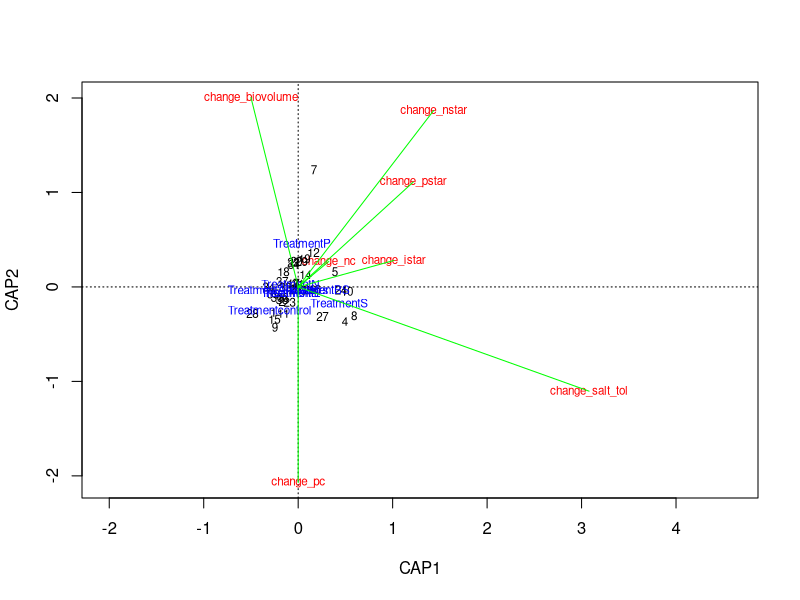
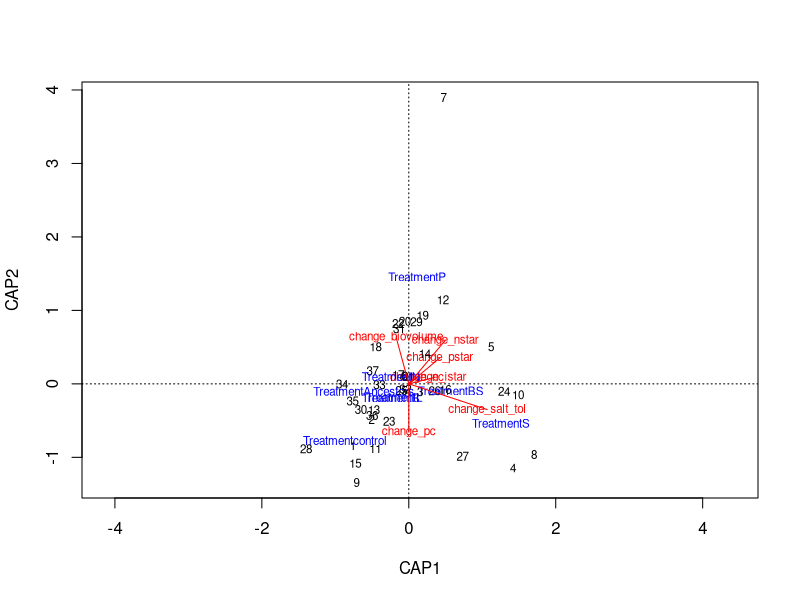
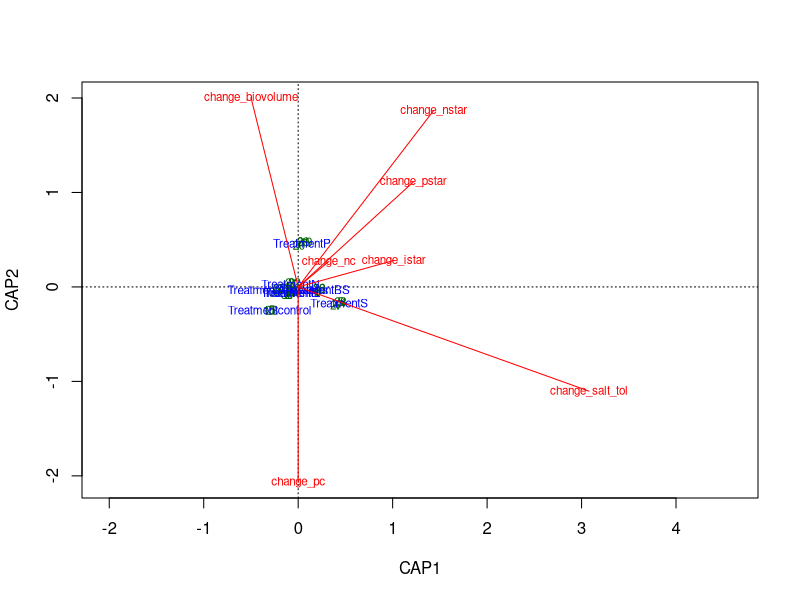
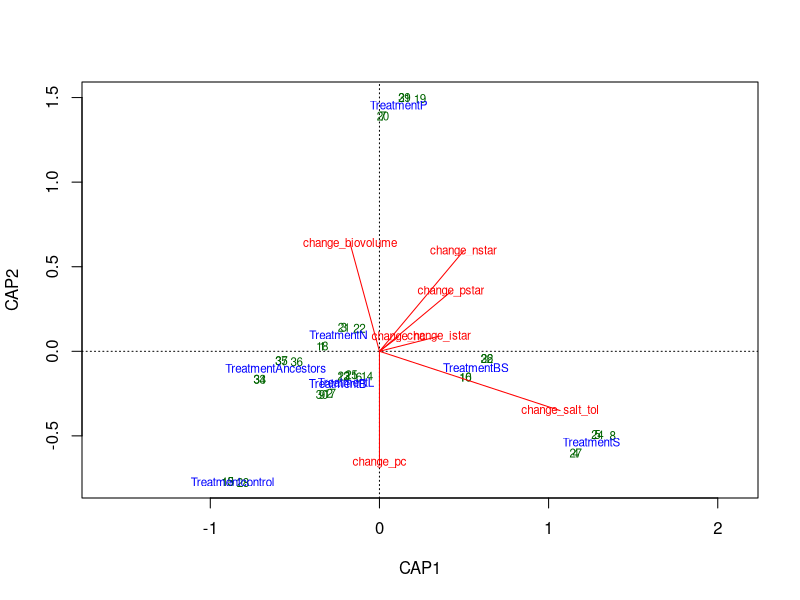
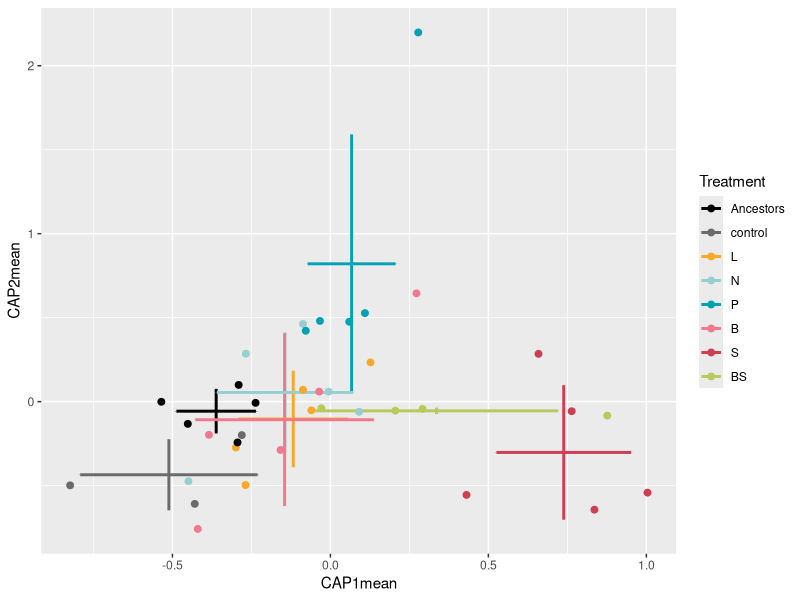

Here is the R script that generated these plots, in order: (Note: this script raises an error after producing the figures.)



### RDA plots with the trait changes relative to the ancestor


library(tidyverse)
library(cowplot)
library(vegan)
library(here)
library(broom)

cbbPalette <- c("black", "#6b6b6b", "#f9a729", "#97cfd0", "#00a2b3", "#f1788d", "#cf3e53", "#b9ca5d")

all_sizes3 <- read_csv("data-processed/all_cell_sizes_low_resources.csv")

light_monod <- read_csv("data-processed/light-monod-params-direct.csv")

salt_tol_CI <- read_csv("data-processed/salt-tol-CI-boot-12.csv") %>% 
	mutate(treatment = factor(treatment,
							  levels=c("Ancestors", "C", "L", "N",
							  		 "P", "B", "S", "BS"))) %>% 
	mutate(diversity = ifelse(ancestor_id == "cc1690", "Genotypically diverse", "Isoclonal")) %>% 
	select(treatment, ancestor_id, population, change_salt_tol_mean) %>% 
	dplyr::rename(salt_tol = change_salt_tol_mean)
library(dplyr)

ancestors <- all_sizes3 %>% 
	filter(treatment %in% c("Ancestors")) %>% 
	dplyr::rename(ancestor_pstar = p_star) %>% 
	dplyr::rename(ancestor_istar = i_star) %>% 
	dplyr::rename(ancestor_nstar = n_star) %>% 
	dplyr::rename(ancestor_biovolume = phosphate_biovolume) %>% 
	dplyr::rename(ancestor_pc = pc) %>% 
	dplyr::rename(ancestor_nc = nc) %>% 
	select(ancestor_id, contains("ancestor"))

### how what was the % change relative to ancestors?
prot_table <- left_join(all_sizes3, ancestors) %>% 
	left_join(., salt_tol_CI) %>% 
	mutate(change_salt_tol = salt_tol) %>% 
	mutate(change_pstar = (((ancestor_pstar - p_star)/ancestor_pstar)*-100)) %>% 
	mutate(change_istar = (ancestor_istar - i_star)/ancestor_istar*-100) %>% 
	mutate(change_nstar = (ancestor_nstar - n_star)/ancestor_nstar*-100) %>%
	mutate(change_pc = scale(ancestor_pc - pc, center = FALSE)) %>% 
	mutate(change_nc = scale(ancestor_nc - nc, center = FALSE)) %>% 
	mutate(change_biovolume = scale(ancestor_biovolume - phosphate_biovolume, center = FALSE)) %>% 
	# filter(treatment != "Ancestors") %>% 
	select(contains("change"), ancestor_id, treatment, -contains("fold")) %>%
	dplyr::rename(Strain = ancestor_id) %>% 
	dplyr::rename(Treatment = treatment) %>% 
	mutate(Treatment = str_replace(Treatment, "C", "control")) %>% 
	mutate(Treatment = factor(Treatment,
							  levels=c("Ancestors", "control", "L", "N",
							  		 "P", "B", "S", "BS"))) %>% 
	mutate(change_salt_tol = ifelse(Treatment == "Ancestors", 0, change_salt_tol))

## check for % change in salt tolerance

salts <- read_csv("data-processed/salt-tolerances-sigmoid.csv") 

salt_anc <- salts %>% 
	filter(treatment == "A") %>% 
	dplyr::rename(ancestor_salt_tol = salt_tolerance) %>% 
	select(ancestor_id, ancestor_salt_tol)

salts2 <- left_join(salts, salt_anc)

salts2 %>% 
	mutate(change_salt_tol = (ancestor_salt_tol - salt_tolerance)/ancestor_salt_tol*-100) %>% 
	filter(treatment %in% c("S", "BS")) %>% View




prot_table <- left_join(all_sizes3, ancestors) %>% 
	left_join(., salt_tol_CI) %>% 
	mutate(change_salt_tol = scale(salt_tol, center = FALSE)) %>% 
	mutate(change_pstar = scale(ancestor_pstar - p_star, center = FALSE)) %>% 
	mutate(change_istar = scale(ancestor_istar - i_star, center = FALSE)) %>% 
	mutate(change_nstar = scale(ancestor_nstar - n_star, center = FALSE)) %>% 
	mutate(change_pc = scale(ancestor_pc - pc, center = FALSE)) %>% 
	mutate(change_nc = scale(ancestor_nc - nc, center = FALSE)) %>% 
	mutate(change_biovolume = scale(ancestor_biovolume - phosphate_biovolume, center = FALSE)) %>% 
	# filter(treatment != "Ancestors") %>% 
	select(contains("change"), ancestor_id, treatment, -contains("fold")) %>% 
	dplyr::rename(Strain = ancestor_id) %>% 
	dplyr::rename(Treatment = treatment) %>% 
	mutate(Treatment = str_replace(Treatment, "C", "control")) %>% 
	mutate(Treatment = factor(Treatment,
							  levels=c("Ancestors", "control", "L", "N",
							  		 "P", "B", "S", "BS"))) %>% 
	mutate(change_salt_tol = ifelse(Treatment == "Ancestors", 0, change_salt_tol))

allsizes5 <- left_join(all_sizes3, ancestors) %>% 
	mutate(change_pstar = ancestor_pstar - p_star) %>% 
	mutate(change_istar = ancestor_istar - i_star) %>% 
	mutate(change_nstar = ancestor_nstar - n_star) %>% 
	mutate(change_pc = ancestor_pc - pc) %>% 
	mutate(change_nc = ancestor_nc - nc) %>% 
	mutate(change_biovolume = ancestor_biovolume - phosphate_biovolume) %>% 
	select(population, treatment, ancestor_id, p_star, ancestor_pstar, change_pstar, everything()) %>% 
	select(population, treatment, ancestor_id, phosphate_biovolume, ancestor_biovolume, change_biovolume, everything()) 

spe <- dplyr::select(prot_table, -Treatment, -Strain)
FULL.cap <- capscale(spe ~ Treatment + Condition(Strain), data=prot_table)
FULL.cap_str <- capscale(spe ~ Strain + Condition(Treatment), data=prot_table)

library(vegan)
anova.cca(FULL.cap, by = "axis", step = 1000)
anova.cca(FULL.cap, step = 1000)

coef(FULL.cap) ### gives the the equivalent of regression coefficients for each explanatory variable
# on each canonical axis

RsquareAdj(FULL.cap)$adj.r.squared
RsquareAdj(FULL.cap)$r.squared

summary(FULL.cap)

plot(FULL.cap, scaling = 1)
full.sc <- scores(FULL.cap, choices = 1:2, scaling = 1, display = "sp")
arrows(0, 0, full.sc[,1], full.sc[,2], length = 0, lty = 1, col = "green")

plot(FULL.cap, scaling = 2)
full2.sc <- scores(FULL.cap, choices = 1:2, display = "sp")
arrows(0, 0, full2.sc[,1], full2.sc[,2], length = 0, lty = 1, col = "red")

plot(FULL.cap, scaling = 1, display = c("sp", "lc", "cn"))
arrows(0, 0, full.sc[,1], full.sc[,2], length = 0, lty = 1, col = "red")

plot(FULL.cap, scaling = 2, display = c("sp", "lc", "cn"))
arrows(0, 0, full2.sc[,1], full2.sc[,2], length = 0, lty = 1, col = "red")

color_column <- "Treatment"
CAP1 <- scores(FULL.cap, display="wa", scaling=3)[,1]
CAP2 <- scores(FULL.cap, display="wa", scaling=3)[,2]
Res.dim <- as.data.frame(scores(FULL.cap, display="wa", scaling=3)[,1:2])
Res.dim$Strain <- prot_table$Strain
Res.dim$Treatment <- prot_table$Treatment
Res.dim
write_csv(Res.dim, "data-processed/RDA-scores-trait-change.csv")

dims <- Res.dim

dims_summary <- dims %>% dplyr::group_by(Treatment) %>% 
	summarise(CAP1mean=mean(CAP1), CAP2mean=mean(CAP2), CAP1sd=sd(CAP1), CAP2sd=sd(CAP2))


length(unique(dims_summary$Treatment))
length(unique(dims$Treatment))

		ggplot() + 
		geom_errorbar(aes(x = CAP1mean, ymin = CAP2mean - CAP2sd, ymax = CAP2mean + CAP2sd, color = Treatment), width = 0, data = dims_summary, size = 1) +
		geom_errorbarh(aes(y = CAP2mean, xmin = CAP1mean - CAP1sd, xmax = CAP1mean + CAP1sd, color = Treatment), width = 0, data = dims_summary, size = 1) +
			geom_point(aes(x = CAP1, y = CAP2, color = Treatment), data = dims, size = 2) +
		scale_colour_manual(values=cbbPalette) 
	
	
	
	# geom_point(data=Res.dim, aes(x=CAP1, y= CAP2, color=color_column)) +
	geom_errorbarh(aes(y = CAP2, xmin = CAP1mean - CAP1sd, xmax = CAP1mean + CAP1sd)) +
	geom_errorbar(aes(ymin = CAP2mean - CAP2sd, ymax = CAP2mean + CAP2sd), width = 0) +
	scale_colour_manual(values=cbbPalette) 
ggsave("figures/rda-trait-change-rel-ancestors-salt.png", width = 8, height = 6)


## ok now let's get the angles and distances of each treatment centroid from the Ancestor centroid

View(dims_summary)
ancestor_y <- dims_summary$CAP2mean[dims_summary$Treatment == "Ancestors"]
ancestor_x <- dims_summary$CAP1mean[dims_summary$Treatment == "Ancestors"]

dims_anc <- dims_summary %>% 
	mutate(new_x = CAP1mean - ancestor_x) %>% 
	mutate(new_y = CAP2mean - ancestor_y)

View(dims_anc)

angs_dist <- dims_anc %>% 
	mutate(angle = atan2(new_y, new_x)*(180/pi)) %>% 
	mutate(distance = sqrt((new_x^2) + (new_y^2)))

angs_dist %>% 
	ggplot(aes(x = angle, y = distance, color = Treatment)) + 
	geom_point(size = 2) + 
	geom_segment(aes(x = 0, y = 0, xend = angle, yend = distance, color = Treatment)) + 
	# coord_polar(theta="x", start= -135) +
	xlim(-180, 180) + 
	# scale_x_continuous(breaks = c(0, 90, 180)) +
	scale_colour_manual(values=cbbPalette) + theme_bw() + xlab("Angle from ancestor centroid") +
	ylab("Distance from ancestor centroid")
ggsave("figures/angle-distance-plot-rda-non-polar.png", width = 8, height = 6)
	

ggplot() +
	geom_point(data=rda_norm, aes(x=Angle, y=Dist, color=Treatment)) + 
	geom_point(data=rda_means,
			   aes(x=Mean_angle, y=Mean_dist, color=Treatment), size = 5) +
	coord_polar(theta="x", start=0) +
	scale_colour_manual(values=cbbPalette)


### joey's significance tests
dist_test_cap2 <- aov(lm(CAP2~Treatment, data=Res.dim))
TukeyHSD(dist_test_cap2)


dist_test_cap1 <- aov(lm(CAP1~Treatment, data=Res.dim))
TukeyHSD(dist_test_cap1)

# Test for significant differences between Strains and Treatments
anova(FULL.cap, data=prot_table) # Treatments: p < 0.001
anova(FULL.cap_str, data=prot_table) # Strains: p = 0.762

cos(150*pi/180)


### now the raw trait associations
library(vegan)
library(tidyverse)
all_sizes3 <- read_csv("data-processed/all_cell_sizes_low_resources.csv") ### ok this has the old R*s
salt_tolerances <- read_csv("data-processed/salt-tolerances-sigmoid.csv") %>% 
	select(population, salt_tolerance)
m <- 0.56

nmonod <- read.csv("data-processed/nitrate-monod-params-bootstrap.csv") %>% 
	mutate(population = as.character(population_index)) %>% 
	mutate(n_star = ks*m/(umax-m)) %>% 
	dplyr::rename(n_umax = umax,
		   n_ks = ks) %>% 
	group_by(population) %>% 
	summarise_each(funs(mean), n_star, n_umax, n_ks)
pmonod <- read.csv("data-processed/phosphate-monod-params-bootstrap.csv") %>% 
	mutate(population = as.character(population_index)) %>% 
	mutate(p_star = ks*m/(umax-m)) %>% 
	dplyr::rename(p_umax = umax,
		   p_ks = ks) %>% 
	group_by(population) %>% 
	summarise_each(funs(mean), p_star, p_umax, p_ks)
imonod <- read.csv("data-processed/light_monod_params_bootstrapped.csv") %>% 
	mutate(population = as.character(population_index)) %>% 
	mutate(i_star = ks*m/(umax-m)) %>% 
	dplyr::rename(i_umax = umax,
		   i_ks = ks) %>% 
	group_by(population) %>% 
	summarise_each(funs(mean), i_star, i_umax, i_ks)

all_sizes4 <- all_sizes3 %>% 
	select(-p_ks, -p_umax, -p_star, -n_ks, -n_umax, -n_star, -light_umax, -i_star)

### note to self -- find out why the bootstrapped R*s are different than the estimated ones.
traits <- left_join(all_sizes4, salt_tolerances) %>% 
	left_join(imonod) %>% 
	left_join(pmonod) %>% 
	left_join(nmonod)


prot_table <- traits %>% 
	mutate(salt_tolerance = scale(salt_tolerance, center = FALSE)) %>% 
	mutate(pstar = scale(p_star, center = FALSE)) %>% 
	mutate(istar = scale(i_star, center = FALSE)) %>% 
	mutate(nstar = scale(n_star, center = FALSE)) %>% 
	mutate(pc = scale(pc, center = FALSE)) %>% 
	mutate(nc = scale(nc, center = FALSE)) %>% 
	mutate(cons_vector_new = scale(cons_vector_new, center = FALSE)) %>% 
	mutate(pbiovolume = scale(phosphate_biovolume, center = FALSE)) %>% 
	mutate(nbiovolume = scale(nitrate_biovolume, center = FALSE)) %>% 
	mutate(lbiovolume = scale(light_biovolume, center = FALSE)) %>% 
	# select(ancestor_id, treatment, salt_tolerance, pstar, nstar, istar, pc, nc, biovolume, cons_vector_new) %>%
	select(ancestor_id, treatment, salt_tolerance, pstar, nstar, istar, cons_vector_new, pbiovolume) %>%
	dplyr::rename(Strain = ancestor_id) %>% 
	dplyr::rename(Treatment = treatment) %>% 
	mutate(Treatment = str_replace(Treatment, "C", "control")) %>% 
	mutate(Treatment = factor(Treatment,
							  levels=c("Ancestors", "control", "L", "N",
							  		 "P", "B", "S", "BS"))) 


spe <- dplyr::select(prot_table, -Treatment, -Strain)
FULL.cap <- capscale(spe ~ Treatment + Condition(Strain), data=prot_table)
# FULL.cap <- capscale(spe ~ Treatment, data=prot_table)
FULL.cap_str <- capscale(spe ~ Strain + Condition(Treatment), data=prot_table)

anova.cca(FULL.cap, by = "axis", step = 1000)
anova.cca(FULL.cap)

coef(FULL.cap) ### gives the the equivalent of regression coefficients for each explanatory variable
# on each canonical axis

RsquareAdj(FULL.cap)$adj.r.squared
RsquareAdj(FULL.cap)$r.squared

summary(FULL.cap)


# Test for significant differences between Strains and Treatments
anova(FULL.cap, data=prot_table) # Treatments: p < 0.001
anova(FULL.cap_str, data=prot_table) # Strains: p = 0.762

dist_test_cap2 <- aov(lm(CAP2~Treatment, data=Res.dim))
summary(dist_test_cap2)
TukeyHSD(dist_test_cap2)

dist_test_cap1 <- aov(lm(CAP1~Treatment, data=Res.dim))
summary(dist_test_cap1)
TukeyHSD(dist_test_cap1)


color_column <- "Treatment"
CAP1 <- scores(FULL.cap, display="wa", scaling=3)[,1]
CAP2 <- scores(FULL.cap, display="wa", scaling=3)[,2]
Res.dim <- as.data.frame(scores(FULL.cap, display="wa", scaling=3)[,1:2])
Res.dim$Strain <- prot_table$Strain
Res.dim$Treatment <- prot_table$Treatment
Res.dim





dims <- Res.dim

library(tidyverse)
dims_summary <- dims %>% 
	dplyr::group_by(Treatment) %>% 
	summarise(CAP1mean=mean(CAP1), CAP2mean=mean(CAP2), CAP1sd=sd(CAP1), CAP2sd=sd(CAP2)) %>% 
	mutate(Treatment = str_replace(Treatment, "control", "C")) %>% 
	mutate(Treatment = factor(Treatment,
							  levels=c("Ancestors", "C", "L", "N",
							  		 "P", "B", "S", "BS"))) 

dims <- dims %>% 
	mutate(Treatment = str_replace(Treatment, "control", "C")) %>% 
	mutate(Treatment = factor(Treatment,
							  levels=c("Ancestors", "C", "L", "N",
							  		 "P", "B", "S", "BS"))) 

trait_vectors <- as.data.frame(scores(FULL.cap, choices = 1:2, display = "sp", scaling = 2)) %>% 
	mutate(trait = rownames(.)) %>%
	mutate(trait = str_replace(trait, "cons_vector_new", "P:N")) %>% 
	mutate(trait = str_replace(trait, "pbiovolume", "Biovolume")) %>% 
	mutate(trait = str_replace(trait, "istar", "I*")) %>% 
	mutate(trait = str_replace(trait, "pstar", "P*")) %>% 
	mutate(trait = str_replace(trait, "nstar", "N*")) %>% 
	mutate(trait = str_replace(trait, "salt_tolerance", "Salt \n tolerance")) 
	
# arrows(0, 0, full2.sc[,1], full2.sc[,2], length = 0, lty = 1, col = "red")

library(cowplot)
rda_plot <- ggplot() + 
	geom_segment(aes(x = 0, y = 0, xend = CAP1, yend = CAP2, text =  trait), data = trait_vectors, color = "black",
				 arrow = arrow(length = unit(0.2, "cm"), type = "closed")) +
	geom_hline(yintercept = 0, color = "grey") + geom_vline(xintercept = 0, color = "grey") +
	geom_errorbar(aes(x = CAP1mean, ymin = CAP2mean - CAP2sd, ymax = CAP2mean + CAP2sd, color = Treatment), width = 0, data = dims_summary, size = 1) +
	geom_errorbarh(aes(y = CAP2mean, xmin = CAP1mean - CAP1sd, xmax = CAP1mean + CAP1sd, color = Treatment), width = 0, data = dims_summary, size = 1) +
	geom_point(aes(x = CAP1, y = CAP2, color = Treatment), data = dims, size = 4) +
	geom_point(aes(x = CAP1, y = CAP2), data = dims, size = 4, shape = 1, color = "black") +
	scale_colour_manual(values= cbbPalette, name = "Selection environment") +
	xlab("RDA1 (56.61% of constrained variation)") + ylab("RDA2 (28.34% of constrained variation)") +
	# geom_text(aes(x = CAP1, y = CAP2, label = trait), data = trait_vectors, color = "black", size = 5.5,
	# 		  hjust = 0, nudge_x = -0.29, nudge_y = 0.27) + 
	theme(legend.position = c(0.01, 0.2),
		  axis.text = element_text(size=18),
		  axis.title=element_text(size=18),
		  legend.title = element_text(colour="black", size=16),
		  legend.text = element_text(colour="black", size=16))
ggsave("figures/rda-traits-all-traits.png", width = 8, height = 6)
ggsave("figures/rda-traits-all-traits.pdf", width = 11.5, height = 6.8)

dims_anc <- dims %>% 
	filter(Treatment == "Ancestors") %>% 
	dplyr::rename(anc_cap1 = CAP1) %>% 
	dplyr::rename(anc_cap2 = CAP2) %>% 
	select(-Treatment)

dims_distances <- left_join(dims, dims_anc) %>% 
	mutate(change_x = CAP1 - anc_cap1) %>% 
	mutate(change_y = CAP2 - anc_cap2) %>% 
	mutate(angle = atan2(change_y, change_x)*(180/pi)) %>% 
	mutate(distance = sqrt((change_x^2) + (change_y^2))) %>% 
	mutate(angle_360 = ifelse(angle < 0, 360 + angle, angle))

dims_dist_sum <- dims_distances %>% 
	group_by(Treatment) %>% 
	summarise_each(funs(mean), angle, distance, angle_360)

ggplot() + 
	# geom_errorbar(aes(x = CAP1mean, ymin = CAP2mean - CAP2sd, ymax = CAP2mean + CAP2sd, color = Treatment), width = 0, data = dims_summary, size = 1) +
	# geom_errorbarh(aes(y = CAP2mean, xmin = CAP1mean - CAP1sd, xmax = CAP1mean + CAP1sd, color = Treatment), width = 0, data = dims_summary, size = 1) +
	geom_point(aes(x = CAP1, y = CAP2, color = Treatment), data = dims, size = 2, alpha = 0.3) +
	geom_point(aes(x = CAP1, y = CAP2), color = "black", data = filter(dims, Treatment == "Ancestors"), size = 2, alpha = 1) +
	geom_segment(aes(x = anc_cap1, y = anc_cap2, xend = CAP1, yend = CAP2, color = Treatment),
				 alpha = 1, data = filter(dims_distances, Treatment != "Ancestors"),
				 arrow = arrow(length = unit(0.2, "cm"), type = "closed")) +
	geom_point(aes(x = CAP1, y = CAP2), color = "black", data = filter(dims, Treatment == "Ancestors"), size = 2, alpha = 1) +
	scale_colour_manual(values=cbbPalette) +ylab("RDA2") + xlab("RDA1")
ggsave("figures/rda-traits-salt-vectors.png", width = 6, height = 4)


## ok now let's get the angles and distances of each treatment centroid from the Ancestor centroid




# ggplot() +
# 	geom_point(aes(x = CAP1, y = CAP2, color = Treatment), data = filter(dims, Treatment == "Ancestors")) +
# 	geom_segment(aes(x = anc_cap1, y = anc_cap2, xend = CAP1, yend = CAP2, color = Treatment),
# 				 alpha = 1, data = filter(dims_distances, Treatment != "Ancestors"),
# 				 arrow = arrow(length = unit(0.2, "cm"), type = "closed")) + 
# 	scale_colour_manual(values=cbbPalette) 



dims_distances %>% 
	ggplot(aes(x = angle_360, y = distance, color = Treatment)) + 
	geom_point(size = 2) + 
	# geom_segment(aes(x = 0, y = 0, xend = angle, yend = distance, color = Treatment), alpha = 0.5) + 
	
	# geom_segment(aes(x = 0, y = 0, xend = angle, yend = distance, color = Treatment), alpha = 1, data = dims_dist_sum, size = 1.5) + 
	coord_polar(theta="x", start= 0) +
	xlim(0, 360) +
	geom_point(aes(x = angle_360, y = distance, color = Treatment), data = dims_dist_sum, size = 4) +
	geom_point(aes(x = angle_360, y = distance), data = dims_dist_sum, size = 4, color = "black", shape = 1) +
	# xlim(-180, 180) + 
	# scale_x_continuous(breaks = c(-180, -90, 0, 90, 180), limits = c(-180, 180)) +
	scale_colour_manual(values=cbbPalette) +
	theme_bw() +
	xlab("Angle from ancestor") +
	ylab("Distance from ancestor")
ggsave("figures/angle-distance-plot-traits-raw-rda-polar.png", width = 8, height = 5)


dims_distances %>% 
	ggplot(aes(x = angle, y = distance, color = Treatment)) + 
	geom_point(size = 2) + 

	geom_segment(aes(x = 0, y = 0, xend = angle, yend = distance, color = Treatment), alpha = 0.5) + 
	
	geom_segment(aes(x = 0, y = 0, xend = angle, yend = distance, color = Treatment), alpha = 1, data = dims_dist_sum, size = 1) + 
	# coord_polar(theta="x", start= 0) +
	geom_point(aes(x = angle, y = distance, color = Treatment), data = dims_dist_sum, size = 4) +

	# xlim(0, 360) +

	# xlim(-180, 180) + 
	scale_x_continuous(breaks = c(-180, -90, 0, 90, 180), limits = c(-180, 180)) +
	scale_colour_manual(values=cbbPalette) +
	geom_point(size = 2) + 
	geom_point(aes(x = angle, y = distance), data = dims_dist_sum, size = 4, color = "black", shape = 1) +
	# theme_bw() +
	xlab("Angle from ancestor") +
	ylab("Distance from ancestor")
ggsave("figures/angle-distance-plot-traits-raw-rda-non-polar.png", width = 8, height = 6)







summary(FULL.cap)

plot(FULL.cap, scaling = 1) ## distance biplot, (2) The angles between response and explanatory
# variables in the biplot reflect their correlations (but not the angles among
# 													response variables).
full.sc <- scores(FULL.cap, choices = 1:2, scaling = 1, display = "sp")
arrows(0, 0, full.sc[,1], full.sc[,2], length = 0, lty = 1, col = "purple")

plot(FULL.cap, scaling = 2) ## correlation biplot, The angles in the biplot between response and
# explanatory variables, and between response variables themselves or explanatory
# variables themselves, reflect their correlations. The relationship
# between the centroid of a qualitative explanatory variable and a response variable
# (species) is found by projecting the centroid at right angle on the species. 
# variable (as for individual objects). (4) Distances among centroids, and between
# centroids and individual objects, do not approximate their Euclidean
# distances.

full2.sc <- scores(FULL.cap, choices = 1:2, display = "sp", scaling = 2)
arrows(0, 0, full2.sc[,1], full2.sc[,2], length = 0, lty = 1, col = "red")

plot(FULL.cap, scaling = 1, display = c("cn", "lc", "wa", "sp"))
arrows(0, 0, full.sc[,1], full.sc[,2], length = 0, lty = 1, col = "red")

plot(FULL.cap, scaling = 2, display = c("sp"))
arrows(0, 0, full2.sc[,1], full2.sc[,2], length = 0, lty = 1, col = "red")
